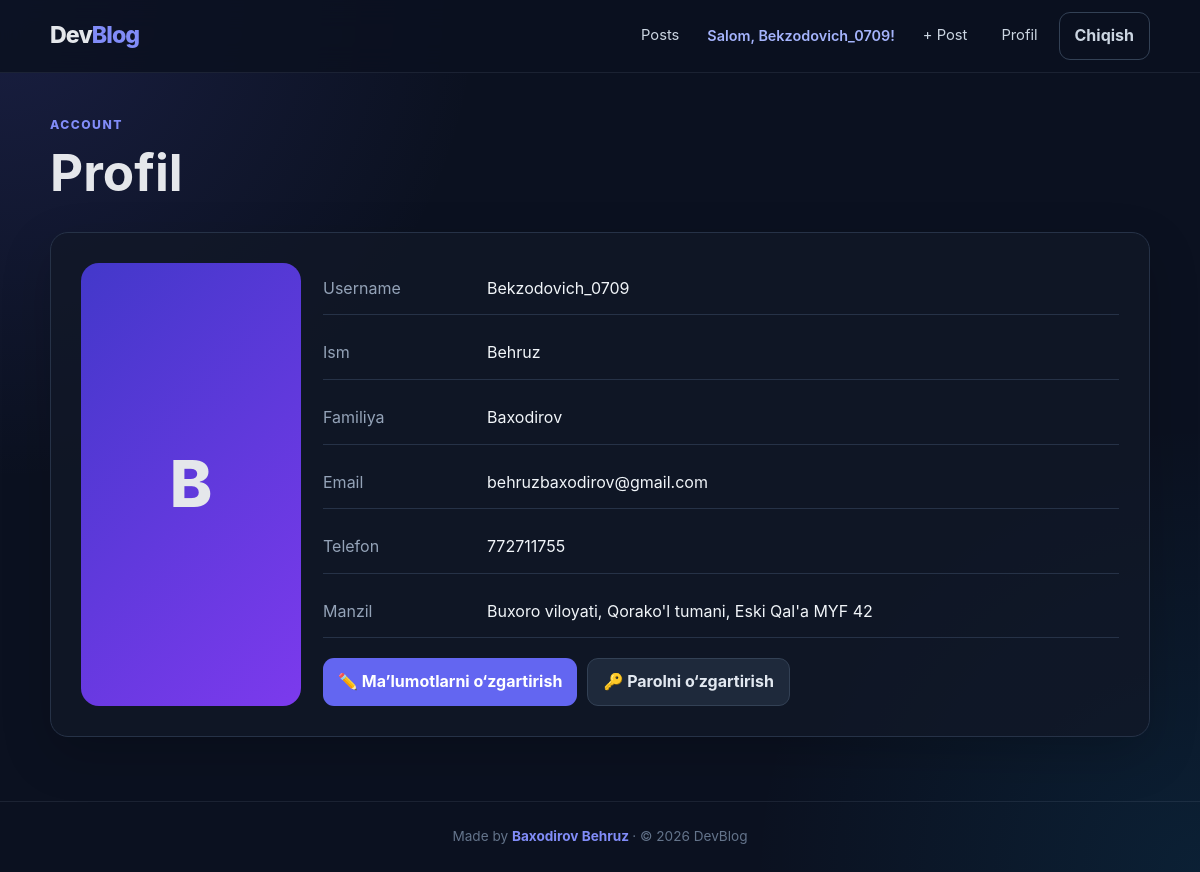
The app's page /accounts/profile/ (signed in) with its own data.
### apps/accounts/models.py (models this page shows)
class CustomUser(AbstractUser):
    phone_number = models.CharField(max_length=12, null=True, blank=True)
    address = models.CharField(max_length=120, null=True, blank=True)
    avatar = models.ImageField(null=True, blank=True, upload_to="avatars/")
    bio = models.TextField(null=True, blank=True)
    website = models.URLField(null=True, blank=True)
    social_links = models.JSONField(null=True, blank=True)

### apps/accounts/views.py (the view)
class ProfileView(LoginRequiredMixin, View):
    def get(self, request):
        return render(
            request=request,
            template_name="accounts/profile.html",
            context={"user":request.user}
        )

### templates/accounts/profile.html (shortened to what this page needs)
{% extends "base.html" %}
{% block content %}
<section class="hero">
    <div class="eyebrow">Account</div>
    <h1>Profil</h1>
</section>
<div class="card detail-card">
    <div class="profile-grid">
        <div class="profile-avatar">
            {{ user.username|first|upper }}
        </div>
        <div>
            <div class="profile-info">
                <div class="info-row">
                    <div class="info-label">Username</div>
                    <div class="info-value">{{ user.username }}</div>
                </div>
                <div class="info-row">
                    <div class="info-label">Ism</div>
                    <div class="info-value">{{ user.first_name|default:"—" }}</div>
                </div>
                <div class="info-row">
                    <div class="info-label">Familiya</div>
                    <div class="info-value">{{ user.last_name|default:"—" }}</div>
                </div>
                <div class="info-row">
                    <div class="info-label">Email</div>
                    <div class="info-value">{{ user.email|default:"—" }}</div>
                </div>
                <div class="info-row">
                    <div class="info-label">Telefon</div>
                    <div class="info-value">{{ user.phone_number|default:"—" }}</div>
                </div>
                <div class="info-row">
                    <div class="info-label">Manzil</div>
                    <div class="info-value">{{ user.address|default:"—" }}</div>
                </div>
            </div>
            <div class="form-actions">
                <a class="btn" href="{% url 'profile_update' %}">✏️ Ma’lumotlarni o‘zgartirish</a>
                <a class="btn btn-secondary" href="{% url 'password_change' %}">🔑 Parolni o‘zgartirish</a>
            </div>
        </div>
    </div>
</div>
{% endblock %}

### templates/base.html (shortened to what this page needs)
<!DOCTYPE html>
<html lang="uz">
<head>
</head>
<body>
    <header class="navbar">
        <div class="container nav-inner">
            <a class="brand" href="{% url 'post_list' %}">
                Dev<span>Blog</span>
            </a>
            <nav class="nav-links" aria-label="Asosiy navigatsiya">
                <a class="nav-link" href="{% url 'post_list' %}">Posts</a>
                {% if request.user.is_authenticated %}
                    <span class="nav-user">Salom, {{ request.user.username }}!</span>
                    <a class="nav-link" href="{% url 'post_create' %}">+ Post</a>
                    <a class="nav-link" href="{% url 'profile' %}">Profil</a>
                    <form class="logout-form" method="post" action="{% url 'logout' %}">
                        <button class="btn btn-ghost" type="submit">Chiqish</button>
                    </form>
                {% else %}
                    <a class="nav-link" href="{% url 'login' %}">Kirish</a>
                    <a class="btn" href="{% url 'registration' %}">Ro‘yxatdan o‘tish</a>
                {% endif %}
            </nav>
        </div>
    </header>
    <main class="container main">
        {% block content %}{% endblock %}
    </main>
    <footer class="footer">
    <div class="container">
        Made by
        <a href="https://t.me/behruzbaxodirov"
           target="_blank"
           rel="noopener noreferrer"
           style="color: #818cf8; font-weight: 700;">
            Baxodirov Behruz
        </a>
        · © 2026 DevBlog
    </div>
</footer>
</body>
</html>

### templates/base.html (style rules this page uses)
:root { --bg: #0b1120; --surface: #111827; --surface-2: #172033; --border: #263247; --text: #e5e7eb; --muted: #94a3b8; --primary: #6366f1; --primary-hover: #818cf8; --danger: #ef4444; --success: #22c55e; }
* { box-sizing: border-box; }
html { scroll-behavior: smooth; }
body { margin: 0; min-height: 100vh; color: var(--text); background: radial-gradient(circle at top left, rgba(99,102,241,.16), transparent 30rem), radial-gradient(circle at bottom right, rgba(14,165,233,.10), transparent 28rem), var(--bg); font-family: Inter, ui-sans-serif, system-ui, -apple-system, BlinkMacSystemFont, "Segoe UI", sans-serif; line-height: 1.6; }
a { color: inherit; text-decoration: none; }
.container { width: min(1100px, calc(100% - 32px)); margin: 0 auto; }
.navbar { position: sticky; top: 0; z-index: 20; border-bottom: 1px solid rgba(148,163,184,.12); background: rgba(11,17,32,.86); backdrop-filter: blur(14px); }
.nav-inner { min-height: 72px; display: flex; align-items: center; justify-content: space-between; gap: 20px; }
.brand { font-size: 1.45rem; font-weight: 800; letter-spacing: -.04em; }
.brand span { color: #818cf8; }
.nav-links { display: flex; align-items: center; justify-content: flex-end; flex-wrap: wrap; gap: 8px; }
.nav-link { padding: 9px 13px; border-radius: 10px; color: #cbd5e1; font-size: .92rem; transition: .18s ease; }
.nav-user { color: #a5b4fc; font-size: .9rem; font-weight: 600; padding: 0 7px; }
.main { min-height: calc(100vh - 145px); padding: 42px 0 64px; }
.hero { margin-bottom: 28px; }
.eyebrow { color: #818cf8; text-transform: uppercase; letter-spacing: .12em; font-size: .76rem; font-weight: 800; }
h1, h2, h3, h4 { line-height: 1.2; }
h1 { font-size: clamp(2rem, 5vw, 3.2rem); margin: 8px 0 10px; }
.card { background: rgba(17,24,39,.78); border: 1px solid var(--border); border-radius: 18px; box-shadow: 0 18px 50px rgba(0,0,0,.18); }
button, .btn { display: inline-flex; align-items: center; justify-content: center; gap: 7px; border: 0; border-radius: 11px; padding: 10px 15px; color: white; background: var(--primary); font: inherit; font-weight: 700; cursor: pointer; transition: .18s ease; }
.btn-secondary { background: #1e293b; border: 1px solid #334155; color: #e2e8f0; }
.btn-ghost { background: transparent; color: #cbd5e1; border: 1px solid #334155; }
.form-actions { display: flex; flex-wrap: wrap; gap: 10px; margin-top: 20px; }
.detail-card { padding: 30px; }
.profile-grid { display: grid; grid-template-columns: 220px 1fr; gap: 22px; }
.profile-avatar { min-height: 220px; display: grid; place-items: center; border-radius: 18px; background: linear-gradient(135deg, #4338ca, #7c3aed); font-size: 4rem; font-weight: 850; }
.profile-info { display: grid; gap: 12px; }
.info-row { display: grid; grid-template-columns: 150px 1fr; gap: 14px; padding: 13px 0; border-bottom: 1px solid var(--border); }
.info-label { color: var(--muted); }
.info-value { color: #f1f5f9; word-break: break-word; }
.footer { border-top: 1px solid rgba(148,163,184,.12); color: #64748b; padding: 24px 0; text-align: center; font-size: .85rem; }
.logout-form { display: inline; }

### records on screen
CustomUser: user.username "Bekzodovich_0709", username|first "B", username "Bekzodovich_0709", first_name "Behruz", last_name "Baxodirov", email "behruzbaxodirov@gmail.com", phone_number "772711755", address "Buxoro viloyati, Qorako'l tumani, Eski Qal'a MYF 42"
